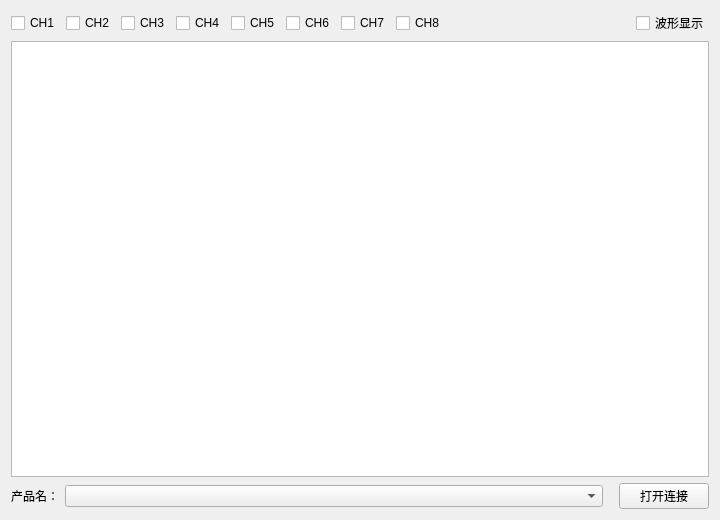
<?xml version="1.0" encoding="UTF-8"?>
<ui version="4.0">
 <author>XIVN1987</author>
 <class>USBHID</class>
 <widget class="QWidget" name="USBHID">
  <property name="geometry">
   <rect>
    <x>0</x>
    <y>0</y>
    <width>720</width>
    <height>520</height>
   </rect>
  </property>
  <property name="sizePolicy">
   <sizepolicy hsizetype="Preferred" vsizetype="Preferred">
    <horstretch>0</horstretch>
    <verstretch>0</verstretch>
   </sizepolicy>
  </property>
  <property name="windowTitle">
   <string>USBHID - ADC</string>
  </property>
  <property name="windowIcon">
   <iconset>
    <normaloff>image/Twiiter.png</normaloff>image/Twiiter.png</iconset>
  </property>
  <layout class="QVBoxLayout" name="vLayout">
   <item>
    <layout class="QHBoxLayout" name="hLayout1">
     <property name="spacing">
      <number>6</number>
     </property>
     <item>
      <widget class="QCheckBox" name="chkCH1">
       <property name="text">
        <string>CH1</string>
       </property>
      </widget>
     </item>
     <item>
      <widget class="QCheckBox" name="chkCH2">
       <property name="text">
        <string>CH2</string>
       </property>
      </widget>
     </item>
     <item>
      <widget class="QCheckBox" name="chkCH3">
       <property name="text">
        <string>CH3</string>
       </property>
      </widget>
     </item>
     <item>
      <widget class="QCheckBox" name="chkCH4">
       <property name="text">
        <string>CH4</string>
       </property>
      </widget>
     </item>
     <item>
      <widget class="QCheckBox" name="chkCH5">
       <property name="text">
        <string>CH5</string>
       </property>
      </widget>
     </item>
     <item>
      <widget class="QCheckBox" name="chkCH6">
       <property name="text">
        <string>CH6</string>
       </property>
      </widget>
     </item>
     <item>
      <widget class="QCheckBox" name="chkCH7">
       <property name="text">
        <string>CH7</string>
       </property>
      </widget>
     </item>
     <item>
      <widget class="QCheckBox" name="chkCH8">
       <property name="text">
        <string>CH8</string>
       </property>
      </widget>
     </item>
     <item>
      <spacer name="hSpacer1">
       <property name="orientation">
        <enum>Qt::Horizontal</enum>
       </property>
       <property name="sizeHint" stdset="0">
        <size>
         <width>40</width>
         <height>20</height>
        </size>
       </property>
      </spacer>
     </item>
     <item>
      <widget class="QCheckBox" name="chkWave">
       <property name="text">
        <string>波形显示</string>
       </property>
      </widget>
     </item>
    </layout>
   </item>
   <item>
    <widget class="QTextEdit" name="txtMain">
     <property name="frameShadow">
      <enum>QFrame::Sunken</enum>
     </property>
     <property name="textInteractionFlags">
      <set>Qt::TextSelectableByKeyboard|Qt::TextSelectableByMouse</set>
     </property>
    </widget>
   </item>
   <item>
    <layout class="QHBoxLayout" name="hLayout2">
     <property name="spacing">
      <number>6</number>
     </property>
     <item>
      <widget class="QLabel" name="lblPort">
       <property name="sizePolicy">
        <sizepolicy hsizetype="Fixed" vsizetype="Preferred">
         <horstretch>0</horstretch>
         <verstretch>0</verstretch>
        </sizepolicy>
       </property>
       <property name="text">
        <string>产品名：</string>
       </property>
      </widget>
     </item>
     <item>
      <widget class="QComboBox" name="cmbPort">
       <property name="sizePolicy">
        <sizepolicy hsizetype="Expanding" vsizetype="Fixed">
         <horstretch>0</horstretch>
         <verstretch>0</verstretch>
        </sizepolicy>
       </property>
       <property name="minimumSize">
        <size>
         <width>226</width>
         <height>0</height>
        </size>
       </property>
      </widget>
     </item>
     <item>
      <spacer name="hSpacer2">
       <property name="orientation">
        <enum>Qt::Horizontal</enum>
       </property>
       <property name="sizeType">
        <enum>QSizePolicy::Fixed</enum>
       </property>
       <property name="sizeHint" stdset="0">
        <size>
         <width>10</width>
         <height>20</height>
        </size>
       </property>
      </spacer>
     </item>
     <item>
      <widget class="QPushButton" name="btnOpen">
       <property name="sizePolicy">
        <sizepolicy hsizetype="Fixed" vsizetype="Fixed">
         <horstretch>0</horstretch>
         <verstretch>0</verstretch>
        </sizepolicy>
       </property>
       <property name="minimumSize">
        <size>
         <width>90</width>
         <height>0</height>
        </size>
       </property>
       <property name="text">
        <string>打开连接</string>
       </property>
       <property name="checkable">
        <bool>false</bool>
       </property>
      </widget>
     </item>
    </layout>
   </item>
  </layout>
 </widget>
 <resources/>
 <connections/>
</ui>
